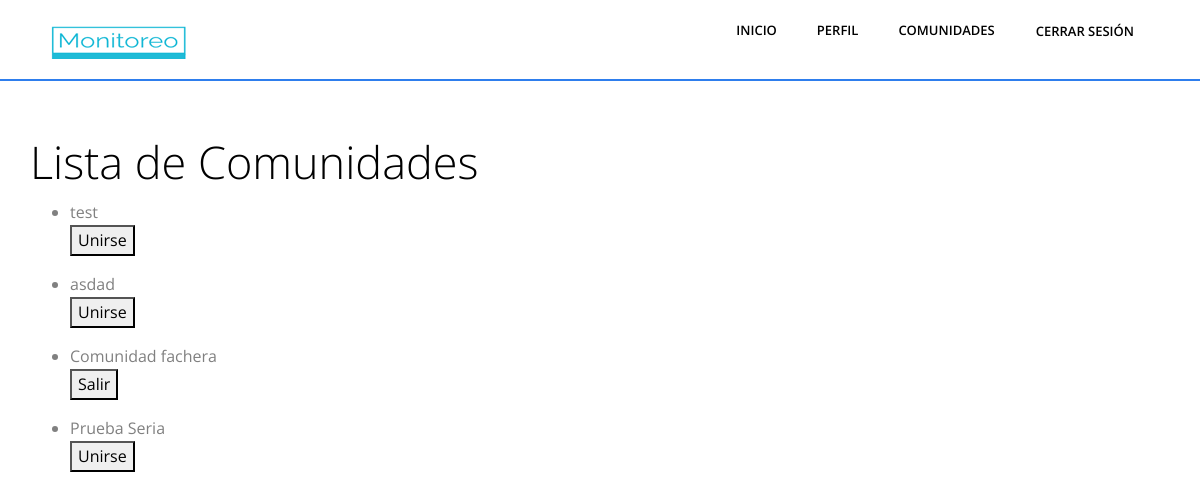
The page /buscar/comunidades (signed in) on the database as committed earlier.
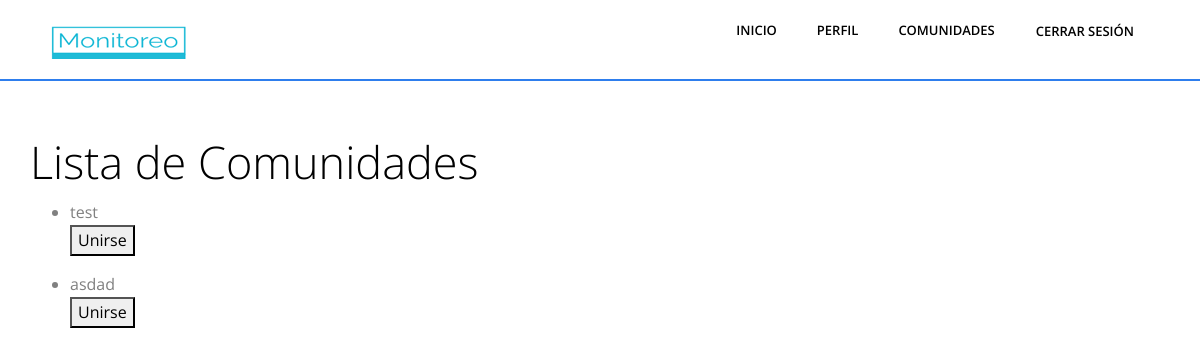
The same page on the database as committed later.
### Aplicaciones/Monitoreo/models.py (models this page shows, shortened)
class Comunidad(models.Model):
    nombre = models.CharField(max_length=100)
    descripcion = models.CharField(max_length=255, null=True)

### Aplicaciones/Monitoreo/views.py (the view, shortened to what this page needs)
# urls.py: path('buscar/comunidades',views.listar_comunidades, name = "listar_comunidades"),
@login_required
def listar_comunidades(request):
    group_names = requestGroups(request)
    comunidades = Comunidad.objects.all()
    perfil = Perfil.objects.get(user=request.user)
    perfil_comunidades = perfil.comunidades.all()
    context = {
        'request':request,
        'groups':group_names,
        'comunidades': comunidades,
        'perfil': perfil,
        'perfil_comunidades': perfil_comunidades
    }
    return render(request, 'listar_comunidades.html', context)

### Aplicaciones/Monitoreo/views.py (called while the page is built)
def requestGroups(request):
    user = request.user
    user_groups = user.groups.all()
    group_names = [group.name for group in user_groups]
    return group_names

### Aplicaciones/Monitoreo/templates/listar_comunidades.html (shortened to what this page needs)
{% load static %}
<html lang="es">
  {% include 'fragments/head.html' %}
  <body class="body-wrapper" data-spy="scroll" data-target=".privacy-nav">
    {% include 'fragments/header.html' %}
    <div class="container mt-5">
      <div class="row column">
        <h1>Lista de Comunidades</h1>
        <ul>
            {% for comunidad in comunidades %}
            <li>
                {{ comunidad.nombre }}
                {% if not comunidad in perfil_comunidades %}
                <form method="post" action="{% url 'listar_comunidades' %}">
                    <button type="submit" name="unirse">Unirse</button>
                </form>
                {% else %}
                    <form method="post" action="{% url 'listar_comunidades' %}">
                        <button type="submit" name="salir">Salir</button>
                    </form>
                {% endif %}
            </li>
            {% endfor %}
        </ul>
      </div>
    </div>
  </body>
</html>

Rows that differ between the two databases and show on the page:
removed Comunidad: nombre "Comunidad fachera"
removed Comunidad: nombre "Prueba Seria"
